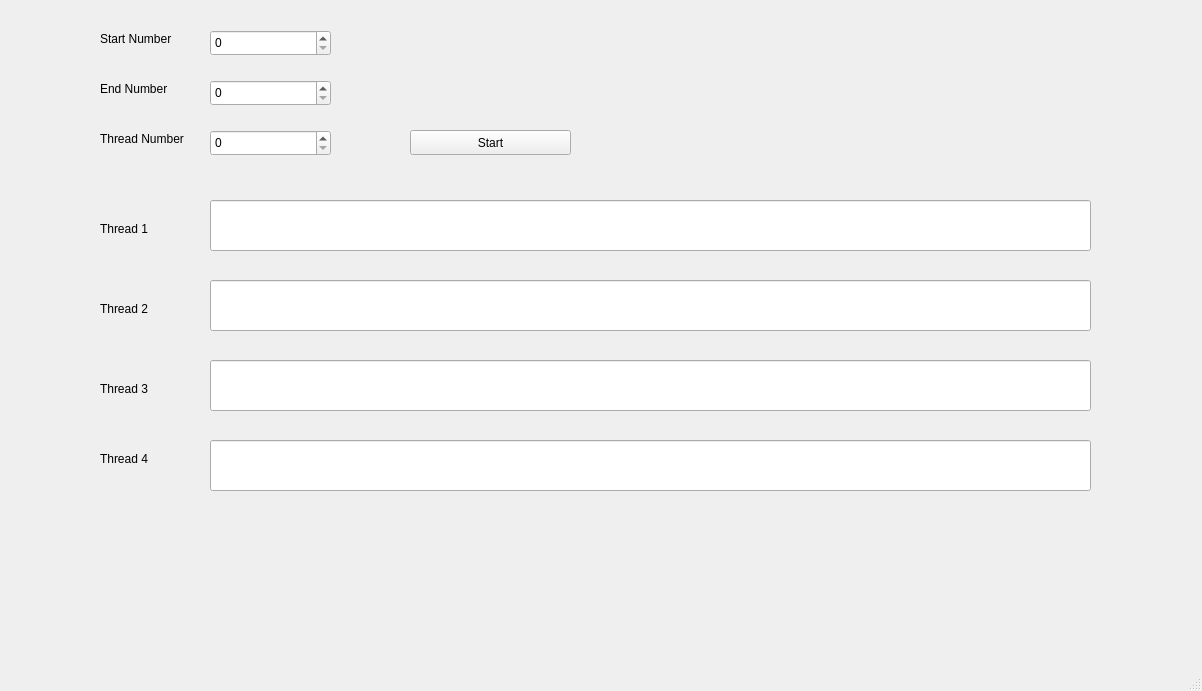
<?xml version="1.0" encoding="UTF-8"?>
<ui version="4.0">
 <class>MainWindow</class>
 <widget class="QMainWindow" name="MainWindow">
  <property name="geometry">
   <rect>
    <x>0</x>
    <y>0</y>
    <width>1202</width>
    <height>691</height>
   </rect>
  </property>
  <property name="windowTitle">
   <string>MainWindow</string>
  </property>
  <widget class="QWidget" name="centralwidget">
   <widget class="QSpinBox" name="spinBox">
    <property name="geometry">
     <rect>
      <x>210</x>
      <y>30</y>
      <width>121</width>
      <height>26</height>
     </rect>
    </property>
   </widget>
   <widget class="QLabel" name="label">
    <property name="geometry">
     <rect>
      <x>100</x>
      <y>30</y>
      <width>111</width>
      <height>17</height>
     </rect>
    </property>
    <property name="text">
     <string>Start Number</string>
    </property>
   </widget>
   <widget class="QSpinBox" name="spinBox_2">
    <property name="geometry">
     <rect>
      <x>210</x>
      <y>80</y>
      <width>121</width>
      <height>26</height>
     </rect>
    </property>
   </widget>
   <widget class="QLabel" name="label_2">
    <property name="geometry">
     <rect>
      <x>100</x>
      <y>80</y>
      <width>111</width>
      <height>17</height>
     </rect>
    </property>
    <property name="text">
     <string>End Number</string>
    </property>
   </widget>
   <widget class="QSpinBox" name="spinBox_3">
    <property name="geometry">
     <rect>
      <x>210</x>
      <y>130</y>
      <width>121</width>
      <height>26</height>
     </rect>
    </property>
   </widget>
   <widget class="QLabel" name="label_3">
    <property name="geometry">
     <rect>
      <x>100</x>
      <y>130</y>
      <width>111</width>
      <height>17</height>
     </rect>
    </property>
    <property name="text">
     <string>Thread Number</string>
    </property>
   </widget>
   <widget class="QPushButton" name="pushButton">
    <property name="geometry">
     <rect>
      <x>410</x>
      <y>130</y>
      <width>161</width>
      <height>25</height>
     </rect>
    </property>
    <property name="text">
     <string>Start</string>
    </property>
   </widget>
   <widget class="QLineEdit" name="lineEdit">
    <property name="geometry">
     <rect>
      <x>210</x>
      <y>200</y>
      <width>881</width>
      <height>51</height>
     </rect>
    </property>
   </widget>
   <widget class="QLineEdit" name="lineEdit_2">
    <property name="geometry">
     <rect>
      <x>210</x>
      <y>280</y>
      <width>881</width>
      <height>51</height>
     </rect>
    </property>
   </widget>
   <widget class="QLineEdit" name="lineEdit_3">
    <property name="geometry">
     <rect>
      <x>210</x>
      <y>360</y>
      <width>881</width>
      <height>51</height>
     </rect>
    </property>
   </widget>
   <widget class="QLineEdit" name="lineEdit_4">
    <property name="geometry">
     <rect>
      <x>210</x>
      <y>440</y>
      <width>881</width>
      <height>51</height>
     </rect>
    </property>
   </widget>
   <widget class="QLabel" name="label_4">
    <property name="geometry">
     <rect>
      <x>100</x>
      <y>220</y>
      <width>111</width>
      <height>17</height>
     </rect>
    </property>
    <property name="text">
     <string>Thread 1</string>
    </property>
   </widget>
   <widget class="QLabel" name="label_5">
    <property name="geometry">
     <rect>
      <x>100</x>
      <y>300</y>
      <width>111</width>
      <height>17</height>
     </rect>
    </property>
    <property name="text">
     <string>Thread 2</string>
    </property>
   </widget>
   <widget class="QLabel" name="label_6">
    <property name="geometry">
     <rect>
      <x>100</x>
      <y>380</y>
      <width>111</width>
      <height>17</height>
     </rect>
    </property>
    <property name="text">
     <string>Thread 3</string>
    </property>
   </widget>
   <widget class="QLabel" name="label_7">
    <property name="geometry">
     <rect>
      <x>100</x>
      <y>450</y>
      <width>111</width>
      <height>17</height>
     </rect>
    </property>
    <property name="text">
     <string>Thread 4</string>
    </property>
   </widget>
  </widget>
  <widget class="QMenuBar" name="menubar">
   <property name="geometry">
    <rect>
     <x>0</x>
     <y>0</y>
     <width>1202</width>
     <height>22</height>
    </rect>
   </property>
  </widget>
  <widget class="QStatusBar" name="statusbar"/>
 </widget>
 <resources/>
 <connections/>
</ui>
